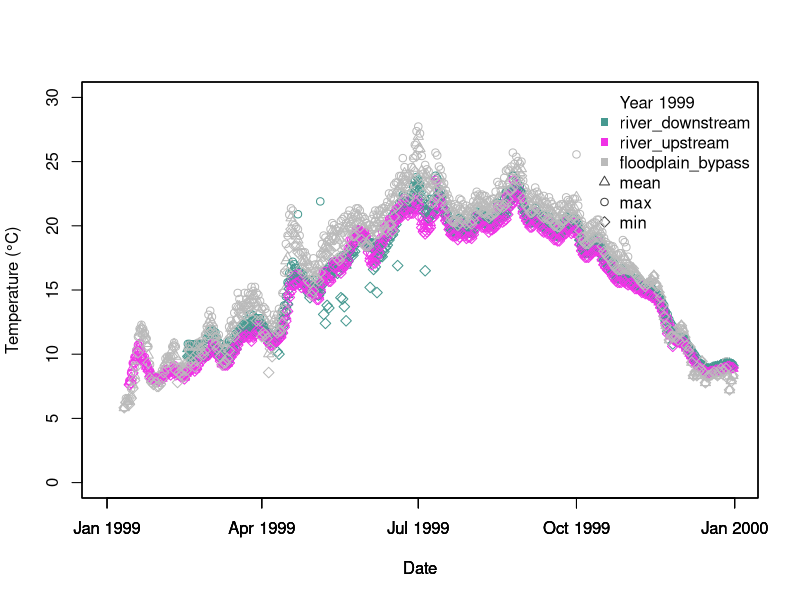
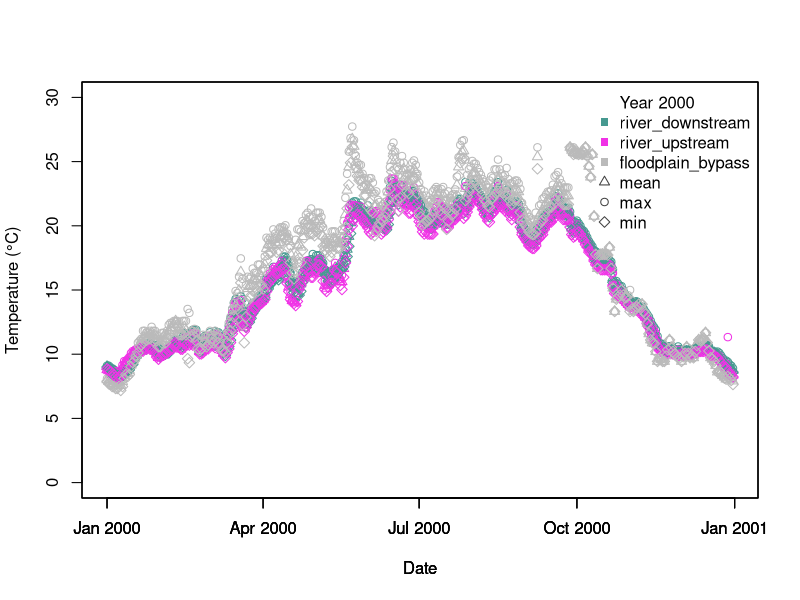
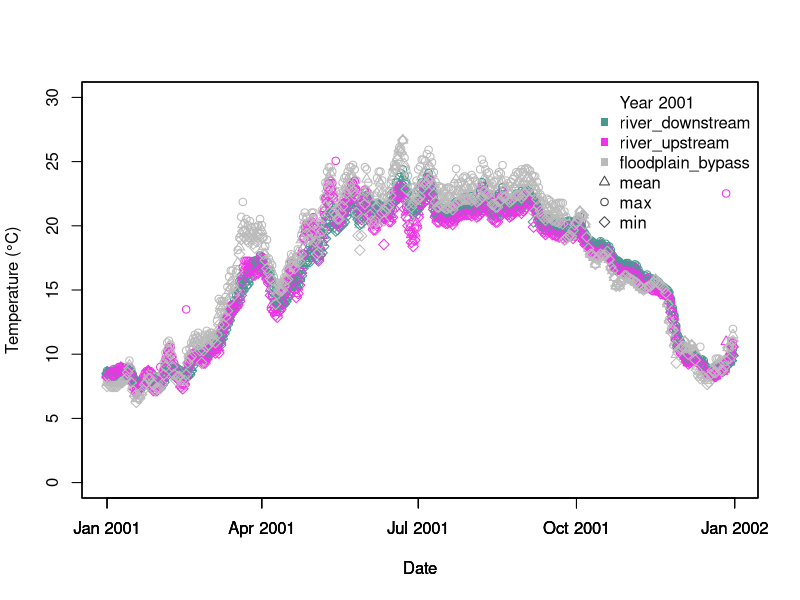
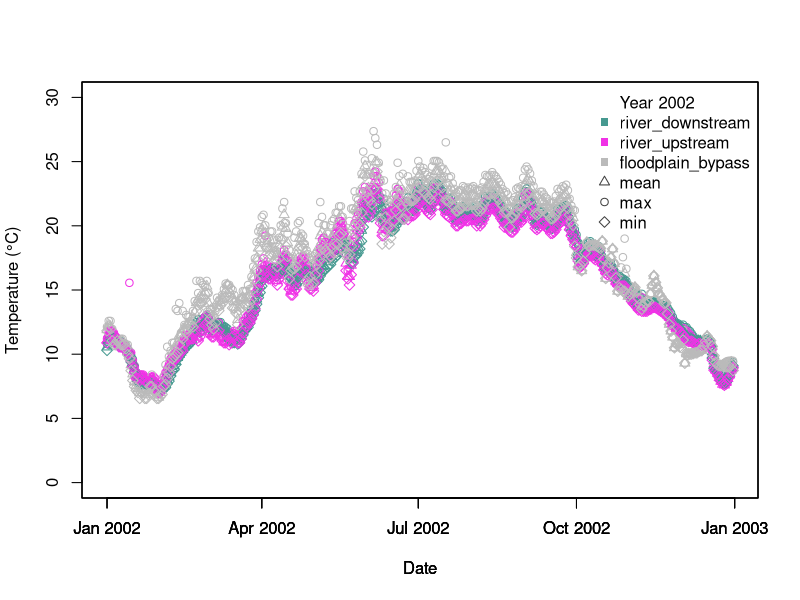
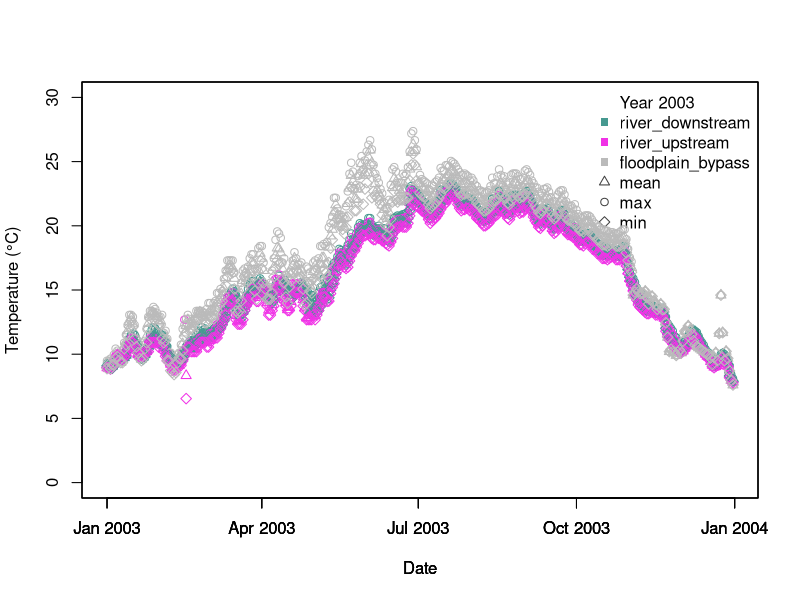
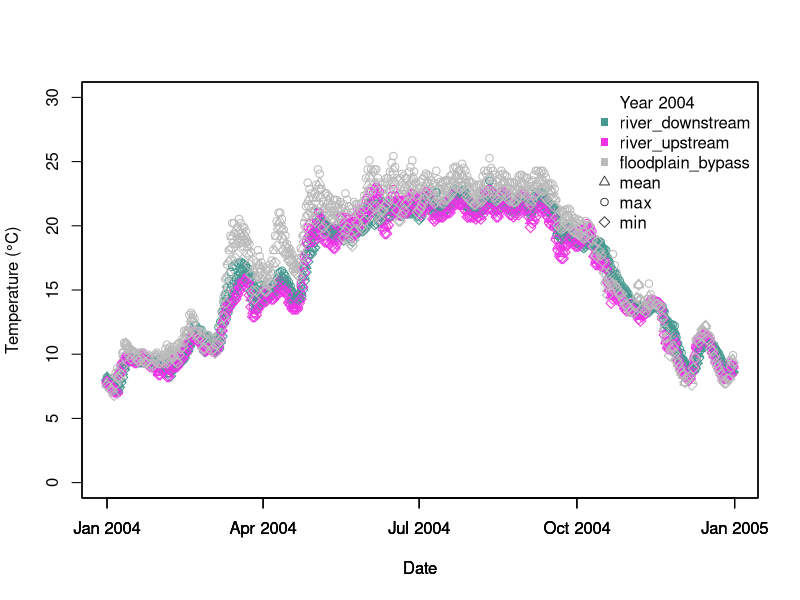
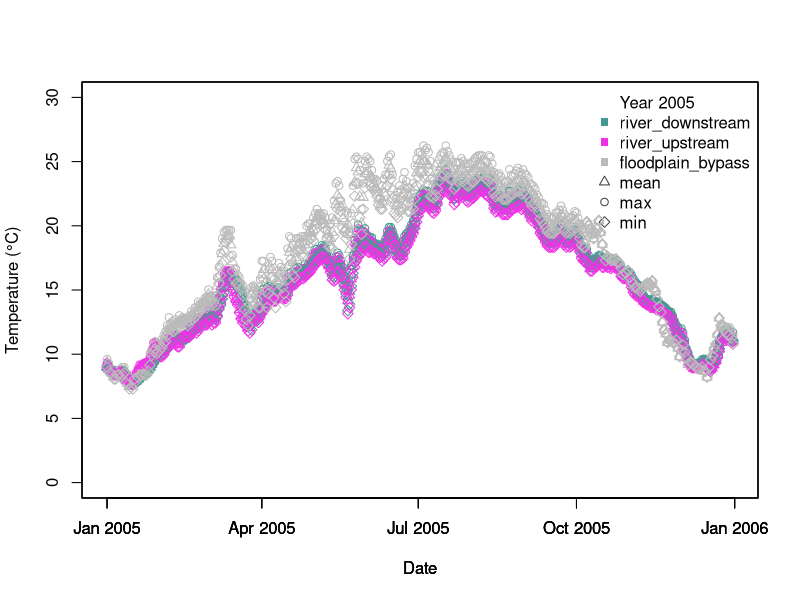
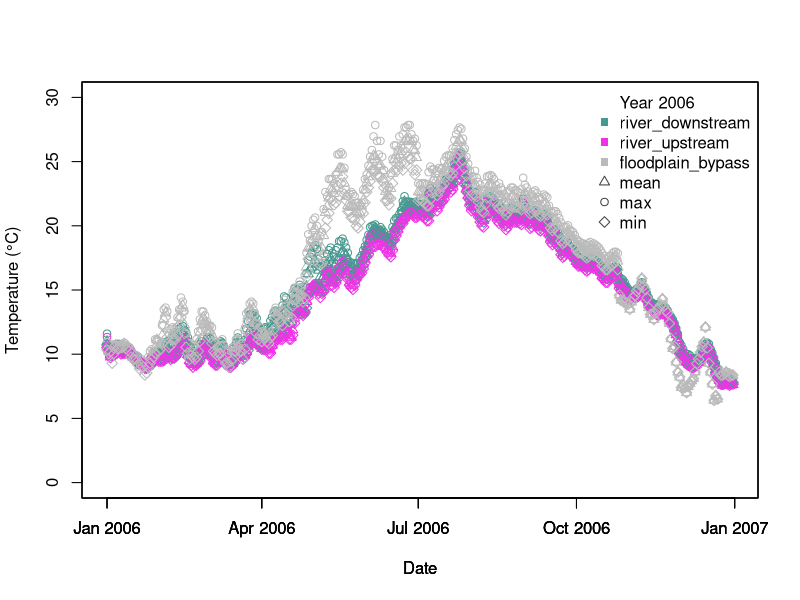

Write R code to recreate these figures, in order.
## ---- chunk 1
knitr::opts_chunk$set(echo = TRUE)
## ---- chunk 2
lis <- read.csv("data_clean/clean_lis.csv") # lisbon weir
rv <- read.csv("data_clean/clean_rv.csv") # rio vista
shw <- read.csv("data_clean/clean_shw.csv") # sherwood harbor
yb <- read.csv("data_clean/clean_yb.csv") # yolo bypass

# integrated data published on EDI ()
colnames(rv)[2] <- "date"

rv$region <- "river_downstream"
shw$region <- "river_upstream"
yb$region <- "floodplain_bypass"

integrated_data <- rbind(rv, shw, yb)

integrated_data <- integrated_data[,-1] # group is not needed

integrated_data$date <- as.Date(integrated_data$date)
## ---- chunk 3

integrated_data <- within(integrated_data, year <- format(integrated_data$date, "%Y"))

for(i in unique(integrated_data$year)){

    temp_dat <- integrated_data[integrated_data$year == i,]

    #mypath <- file.path("qc/", file.name = paste("qc_plot_", i, ".png", sep = ""))
    #png(file = mypath, width = 960, height = 480)

    plot(temp_dat$date, temp_dat$mean,
         col = ifelse(temp_dat$region == "river_downstream",'#469990', ifelse(temp_dat$region == "river_upstream", '#f032e6', '#BABABA')), pch = 2, xlab = "Date", ylab = "", yaxt="n", ylim = c(0,30))
    
    legend("topright", c(paste("Year", i, sep = " "), "river_downstream", "river_upstream", "floodplain_bypass", "mean", "max", "min"), pch = c(15, 15, 15, 15, 2, 1, 5), col = c('#FFFFFF', '#469990', '#f032e6', '#BABABA', '#404040', '#404040', '#404040'), bty ="n")

    par(new = TRUE)

    plot(temp_dat$date, temp_dat$max,
         col = ifelse(temp_dat$region == "river_downstream",'#469990', ifelse(temp_dat$region == "river_upstream", '#f032e6', '#BABABA')), pch = 1, xlab = "Date", ylab = "", yaxt="n", ylim = c(0,30))
    
    par(new = TRUE)

    plot(temp_dat$date, temp_dat$min,
         col = ifelse(temp_dat$region == "river_downstream",'#469990', ifelse(temp_dat$region == "river_upstream", '#f032e6', '#BABABA')), pch = 5, xlab = "Date", ylab = "Temperature (°C)", ylim = c(0,30))

    #dev.off()

    par(new = FALSE)
}

# 2013 looks wrong (maybe 2007 too?)
colnames(lis)[2] <- "date"
lis$region <- "lis"
integrated_data_v2 <- rbind(rv, shw, yb, lis)

integrated_data_v2$date <- as.Date(integrated_data_v2$date)
integrated_data_v2 <- within(integrated_data_v2, year <- format(integrated_data_v2$date, "%Y"))

dat_2013 <- subset(integrated_data_v2, year =="2013")
unique(dat_2013$method)

method <- c("Pien_2020", "ybfmp_logger", "imputeTS", "WQ_w_fish")
pch <- c(0, 2, 1, 6)

pch_dat <- data.frame(method, pch)

dat_2013 <- merge(dat_2013, pch_dat, by = "method")

plot(dat_2013$date, dat_2013$min,
         col = ifelse(dat_2013$region == "river_downstream",'#469990', 
                      ifelse(dat_2013$region == "river_upstream", '#f032e6', ifelse(dat_2013$region == "floodplain_bypass", '#BABABA', '#404040' ))), pch = dat_2013$pch, xlab = "Date", ylab = "Temperature (°C)", ylim = c(0,30))

# need to substitute Lisbon Weir  data for 2013 (YBFMP logger data looks incorrect)
## ---- chunk 4
lis$date <- as.Date(lis$date)
lis <- within(lis, year <- format(lis$date, "%Y"))

lis_2013 <- subset(lis, year =="2013")

colSums(is.na(dat_2013)) # good to go

